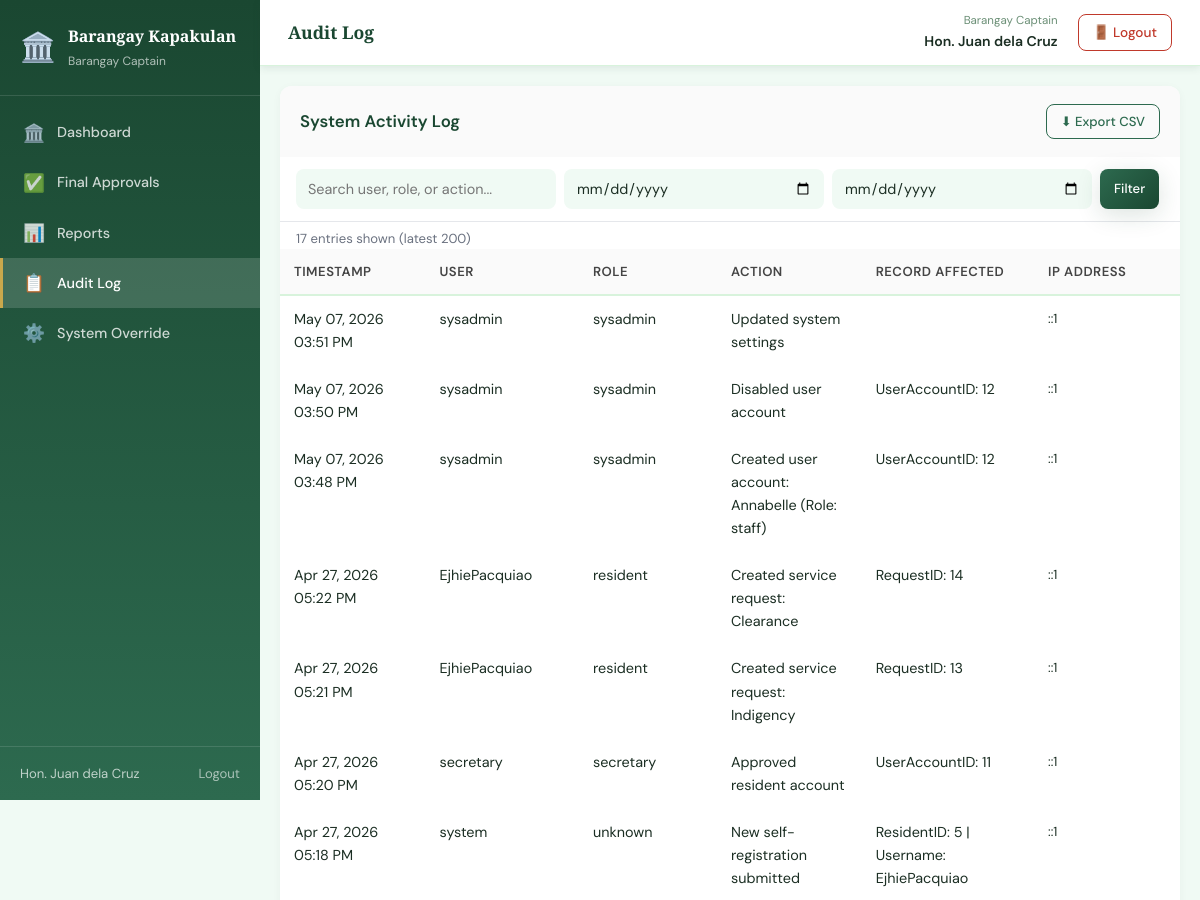
The app's page /captain/audit_log.php (signed in, upper part), older data.
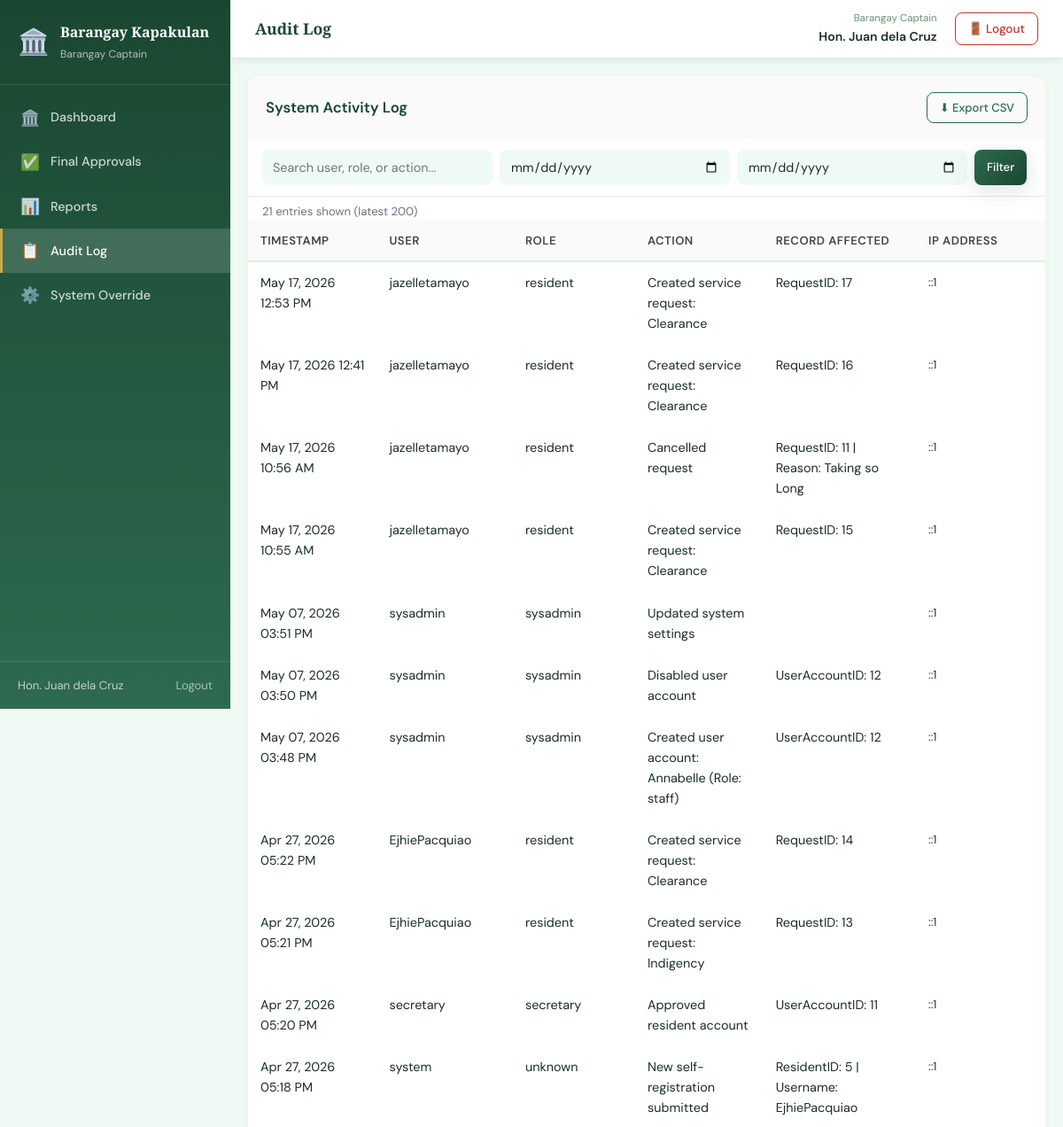
The same page, newer data.
### tables this page shows
CREATE TABLE `auditlog` (
  `LogID` int(11) NOT NULL,
  `UserAccountID` int(11) DEFAULT NULL,
  `Username` varchar(100) DEFAULT NULL,
  `Role` varchar(50) DEFAULT NULL,
  `Action` varchar(255) NOT NULL,
  `RecordAffected` varchar(100) DEFAULT NULL,
  `IPAddress` varchar(45) DEFAULT NULL,
  `LoggedAt` datetime DEFAULT current_timestamp()
);

### captain/audit_log.php (the view, shortened to what the changed rows need)
<?php
$pdo = get_db();
$search    = trim($_GET['search']    ?? '');
$dateFrom  = trim($_GET['date_from'] ?? '');
$dateTo    = trim($_GET['date_to']   ?? '');
$sql    = "SELECT LogID, LoggedAt, Username, Role, Action, RecordAffected, IPAddress
           FROM AuditLog WHERE 1=1";
$params = [];
$sql .= " ORDER BY LoggedAt DESC LIMIT 200";
$stmt = $pdo->prepare($sql);
$stmt->execute($params);
$auditLogs = $stmt->fetchAll(PDO::FETCH_ASSOC);
include '../includes/header.php';
?>
<div class="app-layout">
    <?php include '../includes/sidebar.php'; ?>
    <main class="main-content">
        <div class="page-body">
            <div class="card">
                <div class="card-header">
                    <h3>System Activity Log</h3>
                    <div class="card-actions">
                    </div>
                </div>
                <form method="GET" class="filter-bar">
                    <input type="text"
                           name="search"
                           class="form-input"
                           placeholder="Search user, role, or action..."
                           value="<?= htmlspecialchars($search) ?>" />
                    <input type="date" name="date_from" class="form-input"
                           value="<?= htmlspecialchars($dateFrom) ?>"
                           title="From date" />
                    <input type="date" name="date_to" class="form-input"
                           value="<?= htmlspecialchars($dateTo) ?>"
                           title="To date" />
                    <button type="submit" class="btn btn-primary btn-small">Filter</button>
                </form>
                <p class="result-count">
                    <?= count($auditLogs) ?> entr<?= count($auditLogs) === 1 ? 'y' : 'ies' ?> shown
                    <?= ($search || $dateFrom || $dateTo) ? '(filtered)' : '(latest 200)' ?>
                </p>
                <table class="data-table">
                    <thead>
                        <tr>
                            <th>Timestamp</th>
                            <th>User</th>
                            <th>Role</th>
                            <th>Action</th>
                            <th>Record Affected</th>
                            <th>IP Address</th>
                        </tr>
                    </thead>
                    <tbody>
                        <?php if (empty($auditLogs)): ?>
                            <tr>
                                <td colspan="6" class="empty-row">No log entries match the current filters.</td>
                            </tr>
                        <?php else: ?>
                            <?php foreach ($auditLogs as $log): ?>
                                <tr>
                                    <td><?= date('M d, Y h:i A', strtotime($log['LoggedAt'])) ?></td>
                                    <td><?= htmlspecialchars($log['Username']) ?></td>
                                    <td><?= htmlspecialchars($log['Role']) ?></td>
                                    <td><?= htmlspecialchars($log['Action']) ?></td>
                                    <td><?= htmlspecialchars($log['RecordAffected'] ?? '—') ?></td>
                                    <td class="text-muted"><?= htmlspecialchars($log['IPAddress'] ?? '—') ?></td>
                                </tr>
                            <?php endforeach; ?>
                        <?php endif; ?>
                    </tbody>
                </table>
            </div>
        </div>
    </main>
</div>
<?php include '../includes/footer.php'; ?>

### includes/sidebar.php (shortened to what the changed rows need)
<?php
$role    = $_SESSION['role'] ?? '';
$current = $_SERVER['PHP_SELF'];
function nav_link(string $href, string $icon, string $label, string $current): string
{
    $active = (strpos($current, basename($href)) !== false) ? 'active' : '';
    return "
        <a href=\"$href\" class=\"nav-link $active\">
            <span class=\"nav-icon\">$icon</span>
            $label
        </a>";
}
?>
<aside class="sidebar">
    <nav class="sidebar-nav">
        <?php foreach ($menus[$role] ?? [] as $item): ?>
            <?= nav_link($item['href'], $item['icon'], $item['label'], $current) ?>
        <?php endforeach; ?>
    </nav>
</aside>

Row changes from the older to the newer data that the page shows:
added auditlog: LoggedAt "May 17, 2026 12:53 PM", Username "jazelletamayo", Role "resident", Action "Created service request: Clearance", RecordAffected "RequestID: 17", IPAddress "::1"
added auditlog: LoggedAt "May 17, 2026 12:41 PM", Username "jazelletamayo", Role "resident", Action "Created service request: Clearance", RecordAffected "RequestID: 16", IPAddress "::1"
added auditlog: LoggedAt "May 17, 2026 10:56 AM", Username "jazelletamayo", Role "resident", Action "Cancelled request", RecordAffected "RequestID: 11 | Reason: Taking so Long", IPAddress "::1"
added auditlog: LoggedAt "May 17, 2026 10:55 AM", Username "jazelletamayo", Role "resident", Action "Created service request: Clearance", RecordAffected "RequestID: 15", IPAddress "::1"
Text that changed along with them:
count($auditLogs): "17" → "21"
